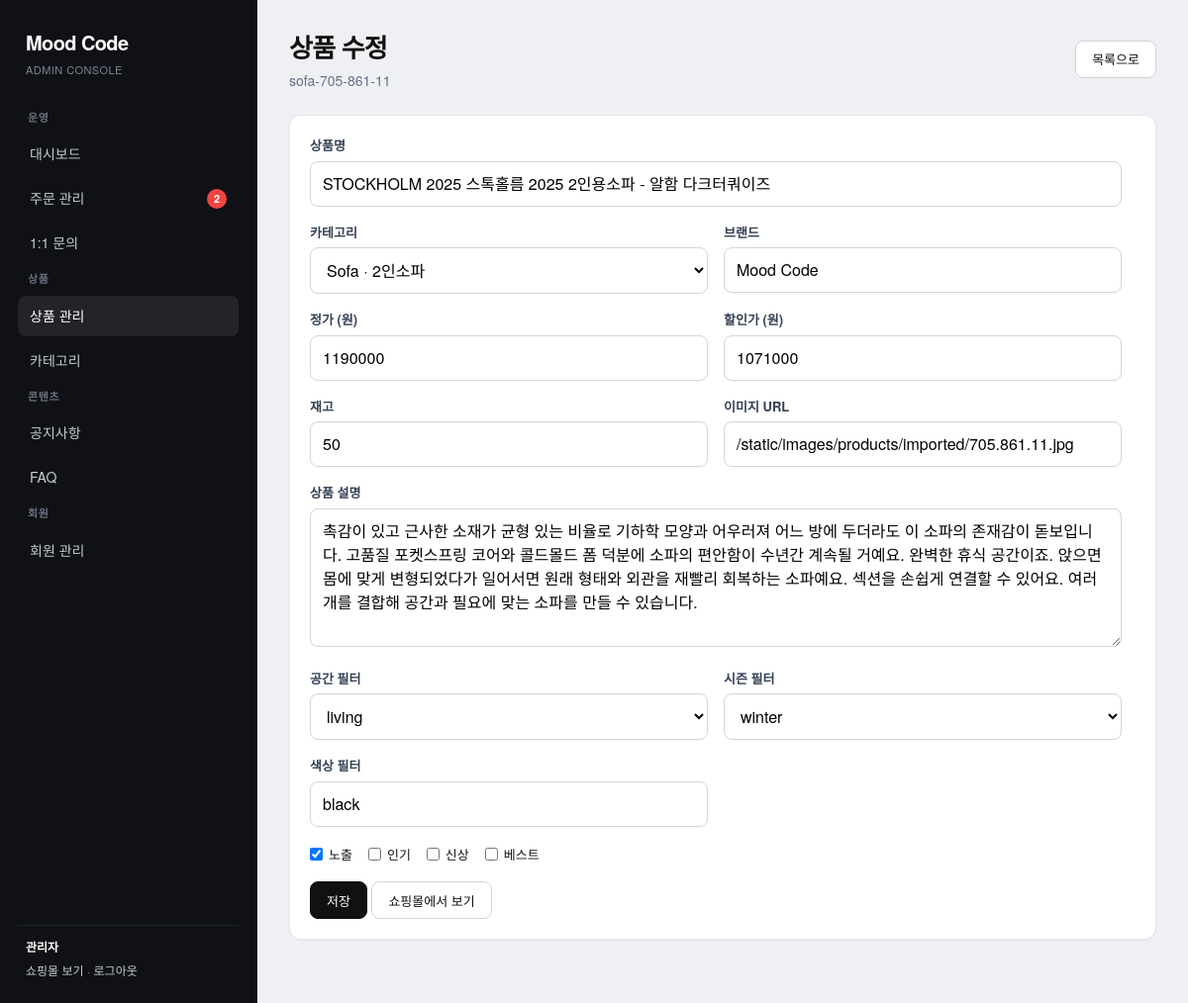
The page /admin/products/501 (signed in) on the database as committed earlier.
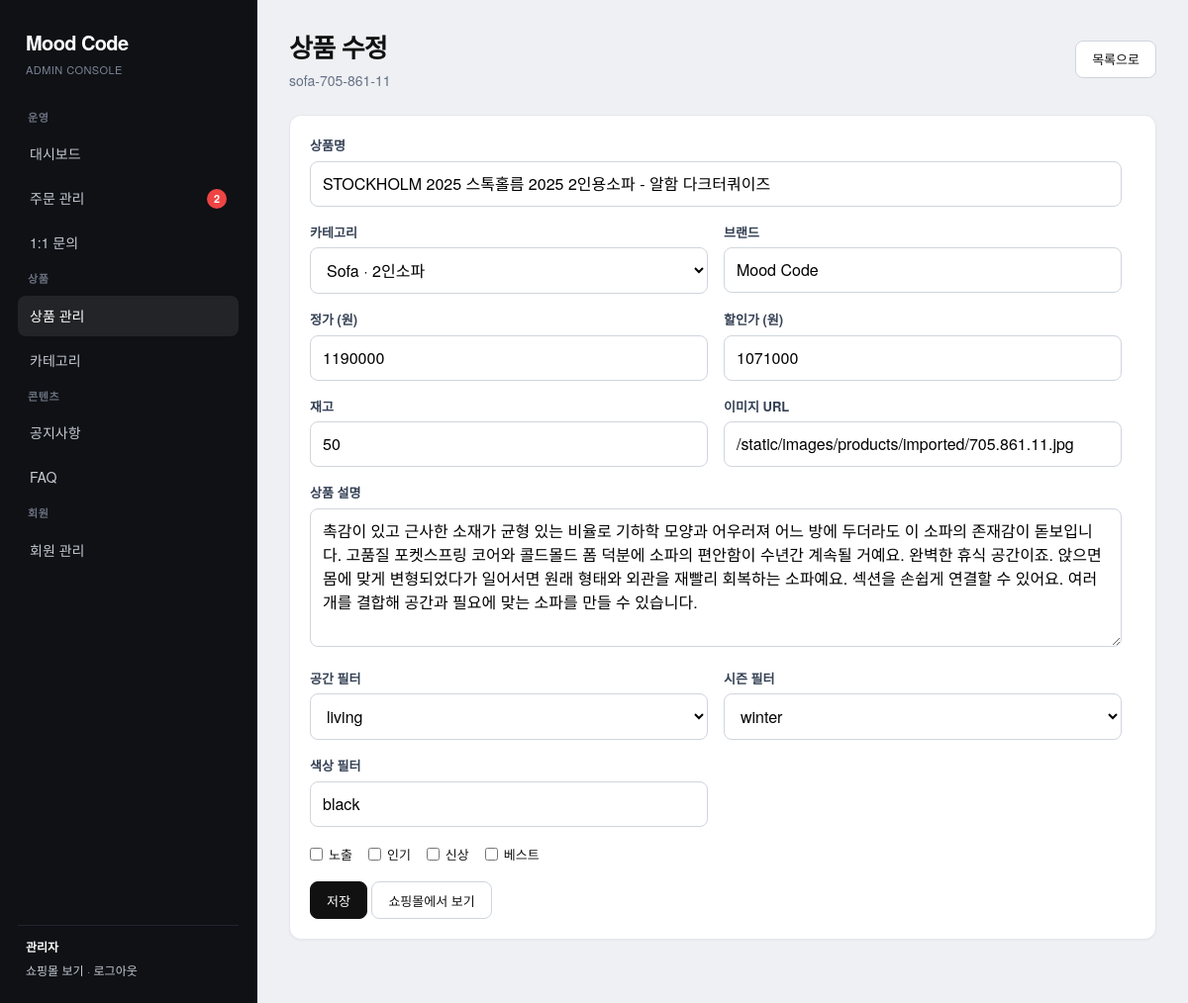
The same page on the database as committed later.
### models/user.py (models this page shows, shortened)
class User(UserMixin, db.Model):
    __tablename__ = "users"
    id = db.Column(db.Integer, primary_key=True)
    email = db.Column(db.String(120), unique=True, nullable=False, index=True)
    username = db.Column(db.String(80), unique=True, nullable=False, index=True)
    full_name = db.Column(db.String(80))
    birth_year = db.Column(db.Integer)
    birth_month = db.Column(db.Integer)
    birth_day = db.Column(db.Integer)
    calendar_type = db.Column(db.String(10), default="solar")
    region = db.Column(db.String(40))
    agree_sms = db.Column(db.Boolean, default=False, nullable=False)
    agree_email = db.Column(db.Boolean, default=False, nullable=False)
    auth_provider = db.Column(db.String(20))
    auth_provider_id = db.Column(db.String(128), index=True)
    password_hash = db.Column(db.String(256), nullable=False)
    phone = db.Column(db.String(20))
    address = db.Column(db.String(255))
    is_admin = db.Column(db.Boolean, default=False, nullable=False)
    is_active = db.Column(db.Boolean, default=True, nullable=False)
    created_at = db.Column(db.DateTime, default=datetime.utcnow, nullable=False)
    updated_at = db.Column(
        db.DateTime, default=datetime.utcnow, onupdate=datetime.utcnow, nullable=False
    )
    cart_items = db.relationship("CartItem", back_populates="user", cascade="all, delete-orphan")
    orders = db.relationship("Order", back_populates="user", cascade="all, delete-orphan")
    wishlist_items = db.relationship(
        "WishlistItem", back_populates="user", cascade="all, delete-orphan"
    )
    user_coupons = db.relationship(
        "UserCoupon", back_populates="user", cascade="all, delete-orphan"
    )
    point_entries = db.relationship(
        "PointLedger", back_populates="user", cascade="all, delete-orphan"
    )
    reviews = db.relationship("Review", back_populates="user", cascade="all, delete-orphan")
    product_questions = db.relationship(
        "ProductQuestion", back_populates="user", cascade="all, delete-orphan"
    )
    customer_inquiries = db.relationship(
        "CustomerInquiry", back_populates="user", cascade="all, delete-orphan"
    )

### models/product.py (models this page shows, shortened)
class Product(db.Model):
    __tablename__ = "products"
    id = db.Column(db.Integer, primary_key=True)
    category_id = db.Column(db.Integer, db.ForeignKey("categories.id"), nullable=False, index=True)
    name = db.Column(db.String(200), nullable=False)
    slug = db.Column(db.String(200), unique=True, nullable=False, index=True)
    description = db.Column(db.Text)
    price = db.Column(db.Integer, nullable=False)  # 원 단위 정수
    discount_price = db.Column(db.Integer)  # 할인가 (nullable)
    stock = db.Column(db.Integer, default=0, nullable=False)
    image_url = db.Column(db.String(500))
    brand = db.Column(db.String(80), index=True)
    filter_space = db.Column(db.String(20), index=True)   # living, bedroom, kitchen, balcony
    filter_style = db.Column(db.String(20), index=True)   # spring, summer, fall, winter, all
    filter_color = db.Column(db.String(20), index=True)   # white, beige, gray, ...
    mood_code_number = db.Column(db.String(32), index=True)  # MC-SF-001 (팀 내부 상품 코드)
    has_installation = db.Column(db.Boolean, default=False, nullable=False)
    is_popular = db.Column(db.Boolean, default=False, nullable=False)
    is_new = db.Column(db.Boolean, default=False, nullable=False)
    is_best = db.Column(db.Boolean, default=False, nullable=False)
    is_active = db.Column(db.Boolean, default=True, nullable=False)
    created_at = db.Column(db.DateTime, default=datetime.utcnow, nullable=False)
    updated_at = db.Column(
        db.DateTime, default=datetime.utcnow, onupdate=datetime.utcnow, nullable=False
    )
    category = db.relationship("Category", back_populates="products")
    cart_items = db.relationship("CartItem", back_populates="product", lazy="dynamic")
    order_items = db.relationship("OrderItem", back_populates="product", lazy="dynamic")
    wishlist_items = db.relationship("WishlistItem", back_populates="product", lazy="dynamic")
    reviews = db.relationship("Review", back_populates="product", lazy="dynamic")
    questions = db.relationship("ProductQuestion", back_populates="product", lazy="dynamic")

### models/category.py (models this page shows, shortened)
class Category(db.Model):
    __tablename__ = "categories"
    id = db.Column(db.Integer, primary_key=True)
    name = db.Column(db.String(100), unique=True, nullable=False)
    name_en = db.Column(db.String(100))  # 사이드 메뉴·카테고리 페이지 영문명
    slug = db.Column(db.String(100), unique=True, nullable=False, index=True)
    description = db.Column(db.Text)
    icon = db.Column(db.String(50))  # CSS 아이콘 클래스 또는 이모지
    sort_order = db.Column(db.Integer, default=0, nullable=False)
    is_active = db.Column(db.Boolean, default=True, nullable=False)
    created_at = db.Column(db.DateTime, default=datetime.utcnow, nullable=False)
    parent_id = db.Column(db.Integer, db.ForeignKey("categories.id"), nullable=True)
    parent = db.relationship("Category", remote_side=[id], backref="children")
    products = db.relationship("Product", back_populates="category", lazy="dynamic")

### routes/admin.py (the view, shortened to what this page needs)
@admin_bp.route("/products/new", methods=["GET", "POST"])
@admin_bp.route("/products/<int:product_id>", methods=["GET", "POST"])
@admin_required
def product_form(product_id: int | None = None):
    product = db.session.get(Product, product_id) if product_id else None
    if product_id and not product:
        abort(404)
    categories = get_leaf_categories()
    return render_template("admin/product_form.html", product=product, categories=categories)

### templates/admin/product_form.html (shortened to what this page needs)
{% extends "admin/base.html" %}
{% set active_menu = 'products' %}
{% block admin_content %}
<div class="admin-topbar">
  <div>
    <h1>{% if product %}상품 수정{% else %}상품 등록{% endif %}</h1>
    <p>{% if product %}{{ product.slug }}{% else %}새 상품을 등록합니다{% endif %}</p>
  </div>
  <a href="{{ url_for('admin.products') }}" class="admin-btn admin-btn--ghost">목록으로</a>
</div>
<section class="admin-panel">
  <form class="admin-form admin-form--wide" method="post">
    <div class="admin-form-grid">
      <div class="admin-field admin-field--full">
        <label for="name">상품명</label>
        <input id="name" name="name" type="text" value="{{ product.name if product else '' }}" required>
      </div>
      <div class="admin-field">
        <label for="category_id">카테고리</label>
        <select id="category_id" name="category_id" required>
          {% for cat in categories %}
          <option value="{{ cat.id }}"{% if product and product.category_id == cat.id %} selected{% endif %}>
            {{ cat.parent.name if cat.parent else cat.name }} · {{ cat.name }}
          </option>
          {% endfor %}
        </select>
      </div>
      <div class="admin-field">
        <label for="brand">브랜드</label>
        <input id="brand" name="brand" type="text" value="{{ product.brand if product else 'Mood Code' }}">
      </div>
      <div class="admin-field">
        <label for="price">정가 (원)</label>
        <input id="price" name="price" type="number" min="0" value="{{ product.price if product else 0 }}" required>
      </div>
      <div class="admin-field">
        <label for="discount_price">할인가 (원)</label>
        <input id="discount_price" name="discount_price" type="number" min="0" value="{{ product.discount_price if product and product.discount_price else '' }}">
      </div>
      <div class="admin-field">
        <label for="stock">재고</label>
        <input id="stock" name="stock" type="number" min="0" value="{{ product.stock if product else 50 }}" required>
      </div>
      <div class="admin-field">
        <label for="image_url">이미지 URL</label>
        <input id="image_url" name="image_url" type="text" value="{{ product.image_url if product else '' }}" placeholder="/static/images/products/...">
      </div>
      <div class="admin-field admin-field--full">
        <label for="description">상품 설명</label>
        <textarea id="description" name="description">{{ product.description if product else '' }}</textarea>
      </div>
      <div class="admin-field">
        <label for="filter_space">공간 필터</label>
        <select id="filter_space" name="filter_space">
          {% for val in ['living', 'bedroom', 'kitchen', 'balcony', ''] %}
          <option value="{{ val }}"{% if product and product.filter_space == val %} selected{% endif %}>{{ val or '없음' }}</option>
          {% endfor %}
        </select>
      </div>
      <div class="admin-field">
        <label for="filter_style">시즌 필터</label>
        <select id="filter_style" name="filter_style">
          {% for val in ['spring', 'summer', 'fall', 'winter', ''] %}
          <option value="{{ val }}"{% if product and product.filter_style == val %} selected{% endif %}>{{ val or '없음' }}</option>
          {% endfor %}
        </select>
      </div>
      <div class="admin-field">
        <label for="filter_color">색상 필터</label>
        <input id="filter_color" name="filter_color" type="text" value="{{ product.filter_color if product else '' }}" placeholder="white, wood, gray...">
      </div>
    </div>
    <div class="admin-checks">
      <label><input type="checkbox" name="is_active"{% if not product or product.is_active %} checked{% endif %}> 노출</label>
      <label><input type="checkbox" name="is_popular"{% if product and product.is_popular %} checked{% endif %}> 인기</label>
      <label><input type="checkbox" name="is_new"{% if product and product.is_new %} checked{% endif %}> 신상</label>
      <label><input type="checkbox" name="is_best"{% if product and product.is_best %} checked{% endif %}> 베스트</label>
    </div>
    <div>
      <button type="submit" class="admin-btn">저장</button>
      {% if product %}
      <a href="{{ url_for('product.detail', slug=product.slug) }}" class="admin-btn admin-btn--ghost" target="_blank" rel="noopener">쇼핑몰에서 보기</a>
      {% endif %}
    </div>
  </form>
</section>
{% endblock %}

### templates/admin/base.html (shortened to what this page needs)
<!DOCTYPE html>
<html lang="ko">
<head>
  <link rel="stylesheet" href="{{ url_for('static', filename='css/base.css') }}">
  <link rel="stylesheet" href="{{ url_for('static', filename='css/admin.css') }}?v=20260807b">
</head>
<body class="admin-page">
  <div class="admin-shell">
    <aside class="admin-sidebar">
      <a href="{{ url_for('admin.dashboard') }}" class="admin-brand">
        Mood Code
        <small>Admin Console</small>
      </a>
      <nav class="admin-nav" aria-label="관리자 메뉴">
        <div class="admin-nav-group">
          <div class="admin-nav-group__label">운영</div>
          <a href="{{ url_for('admin.dashboard') }}"{% if active_menu == 'dashboard' %} class="is-active"{% endif %}>대시보드</a>
          <a href="{{ url_for('admin.orders') }}"{% if active_menu == 'orders' %} class="is-active"{% endif %}>
            주문 관리
            {% if admin_sidebar.pending_orders %}<span class="admin-nav__badge">{{ admin_sidebar.pending_orders }}</span>{% endif %}
          </a>
          <a href="{{ url_for('admin.inquiries') }}"{% if active_menu == 'inquiries' %} class="is-active"{% endif %}>
            1:1 문의
          </a>
        </div>
        <div class="admin-nav-group">
          <div class="admin-nav-group__label">상품</div>
          <a href="{{ url_for('admin.products') }}"{% if active_menu == 'products' %} class="is-active"{% endif %}>상품 관리</a>
          <a href="{{ url_for('admin.categories') }}"{% if active_menu == 'categories' %} class="is-active"{% endif %}>카테고리</a>
        </div>
        <div class="admin-nav-group">
          <div class="admin-nav-group__label">콘텐츠</div>
          <a href="{{ url_for('admin.notices') }}"{% if active_menu == 'notices' %} class="is-active"{% endif %}>공지사항</a>
          <a href="{{ url_for('admin.faqs') }}"{% if active_menu == 'faqs' %} class="is-active"{% endif %}>FAQ</a>
        </div>
        <div class="admin-nav-group">
          <div class="admin-nav-group__label">회원</div>
          <a href="{{ url_for('admin.users') }}"{% if active_menu == 'users' %} class="is-active"{% endif %}>회원 관리</a>
        </div>
      </nav>
      <div class="admin-sidebar__foot">
        <strong>{{ current_user.full_name or current_user.username }}</strong>
        <p><a href="{{ url_for('main.index') }}">쇼핑몰 보기</a> · <a href="{{ url_for('auth.logout') }}">로그아웃</a></p>
      </div>
    </aside>
    <main class="admin-main">
      {% block admin_content %}{% endblock %}
    </main>
  </div>
</body>
</html>

Rows that differ between the two databases and show on the page:
changed Product "sofa-705-861-11": is_active "☑" → "☐"
